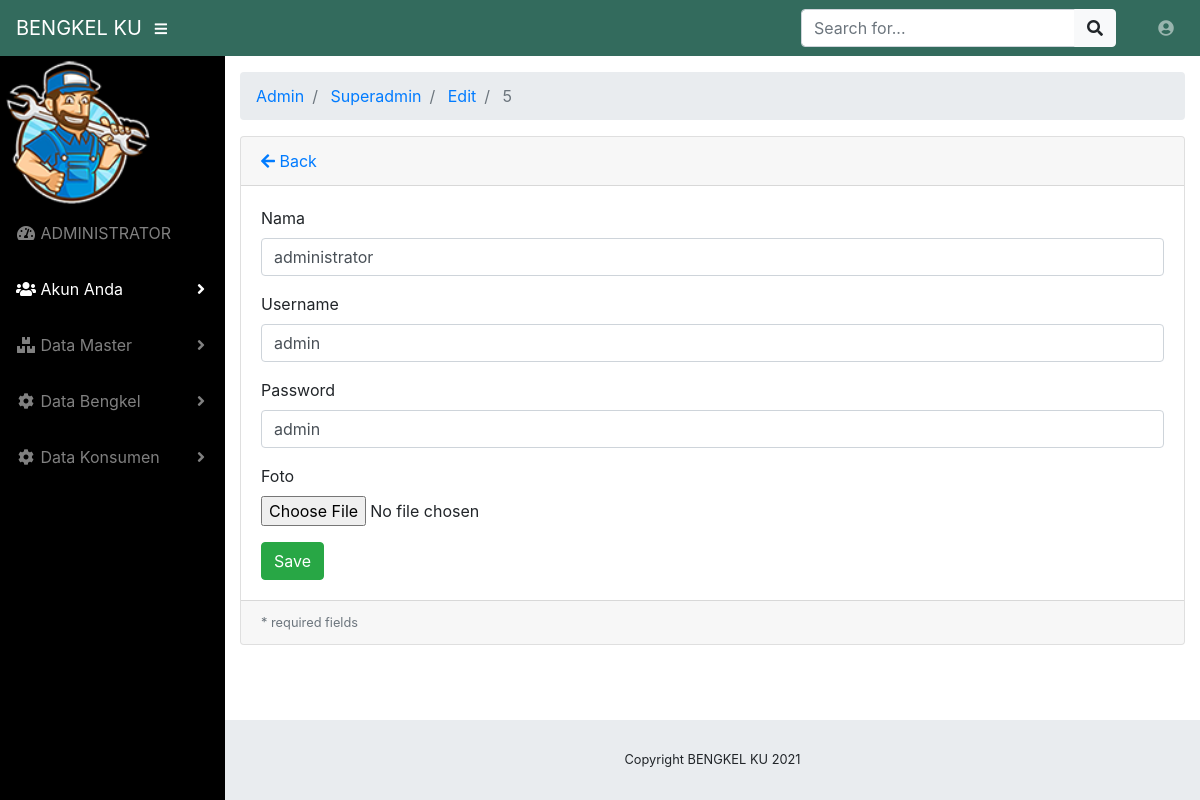
The page /admin/superadmin/edit/5 on the database its author committed.
### tables this page shows
CREATE TABLE `superadmin` (
  `id_sa` int(11) NOT NULL,
  `nama` varchar(255) NOT NULL,
  `username` varchar(20) NOT NULL,
  `password` varchar(11) NOT NULL,
  `foto` varchar(255) NOT NULL DEFAULT 'default.jpg'
);

### application/controllers/admin/superadmin.php (called while the page is built, shortened)
<?php
class Superadmin extends CI_Controller
{
    public function __construct()
    {
        $this->load->model("superadmin_model");
        $this->load->library('form_validation');
    }
    public function edit($id = null)
    {
        $superadmin = $this->superadmin_model;
        $data["superadmin"] = $superadmin->getById($id);
        $this->load->view("admin/superadmin/edit_form", $data);
    }
}

### index.php (called while the page is built, shortened)
<?php
require_once BASEPATH.'core/CodeIgniter.php';

### application/models/Superadmin_model.php (called while the page is built, shortened)
<?php defined('BASEPATH') or exit('No direct script access allowed');
class Superadmin_model extends CI_Model
{
    private $_table = "superadmin";
    public function getById($id)
    {
        return $this->db->get_where($this->_table, ["id_sa" => $id])->row();
    }
}

### application/views/admin/superadmin/edit_form.php (the view, shortened to what this page needs)
<!DOCTYPE html>
<html lang="en">
<head>
    <?php $this->load->view("admin/_partials/head.php") ?>
</head>
<body id="page-top">
    <?php $this->load->view("admin/_partials/navbar.php") ?>
    <div id="wrapper">
        <?php $this->load->view("admin/_partials/sidebar.php") ?>
        <div id="content-wrapper">
            <div class="container-fluid">
                <?php $this->load->view("admin/_partials/breadcrumb.php") ?>
                <div class="card mb-3">
                    <div class="card-header">
                        <a href="<?php echo site_url('admin/superadmin/') ?>"><i class="fas fa-arrow-left"></i>
                            Back</a>
                    </div>
                    <div class="card-body">
                        <form action="" method="post" enctype="multipart/form-data">
                            <div class="form-group">
                                <label for="nama">Nama</label>
                                <input class="form-control <?php echo form_error('nama') ? 'is-invalid' : '' ?>" type="text" name="nama" placeholder="" value="<?php echo $superadmin->nama ?>" />
                            </div>
                            <div class="form-group">
                                <label for="username">Username</label>
                                <input class="form-control <?php echo form_error('username') ? 'is-invalid' : '' ?>" type="text" name="username" placeholder="" value="<?php echo $superadmin->username ?>" />
                            </div>
                            <div class="form-group">
                                <label for="password">Password</label>
                                <input class="form-control <?php echo form_error('password') ? 'is-invalid' : '' ?>" type="text" name="password" placeholder="" value="<?php echo $superadmin->password ?>" />
                            </div>
                            <div class="form-group">
                                <label for="foto">Foto</label>
                                <input class="form-control-file <?php echo form_error('foto') ? 'is-invalid' : '' ?>" type="file" name="foto" />
                            </div>
                            <input class="btn btn-success" type="submit" name="btn" value="Save" />
                        </form>
                    </div>
                    <div class="card-footer small text-muted">
                        * required fields
                    </div>
                </div>
            </div>
        </div>
</body>
</html>

### application/views/admin/_partials/breadcrumb.php
<ol class="breadcrumb">
<?php foreach ($this->uri->segments as $segment): ?>
	<?php
		$url = substr($this->uri->uri_string, 0, strpos($this->uri->uri_string, $segment)) . $segment;
		$is_active =  $url == $this->uri->uri_string;
	?>
	<li class="breadcrumb-item <?php echo $is_active ? 'active': '' ?>">
		<?php if($is_active): ?>
			<?php echo ucfirst($segment) ?>
		<?php else: ?>
			<a href="<?php echo site_url($url) ?>"><?php echo ucfirst($segment) ?></a>
		<?php endif; ?>
	</li>
<?php endforeach; ?>
</ol>

### css/sb-admin.css (style rules this page uses)
html { position: relative; min-height: 100%; }
body { height: 100%; }
#wrapper { display: -webkit-box; display: -ms-flexbox; display: flex; }
#wrapper #content-wrapper { overflow-x: hidden; width: 100%; padding-top: 1rem; padding-bottom: 80px; }
:root { --input-padding-x: 0.75rem; --input-padding-y: 0.75rem; }

### rows shown on the page
superadmin: id_sa "5", nama "administrator", username "admin", password "admin"

### other values the page prints
SITE_NAME "BENGKEL KU"
$segment "Admin"
$segment "Superadmin"
$segment "Edit"
Date('Y') "2021"
